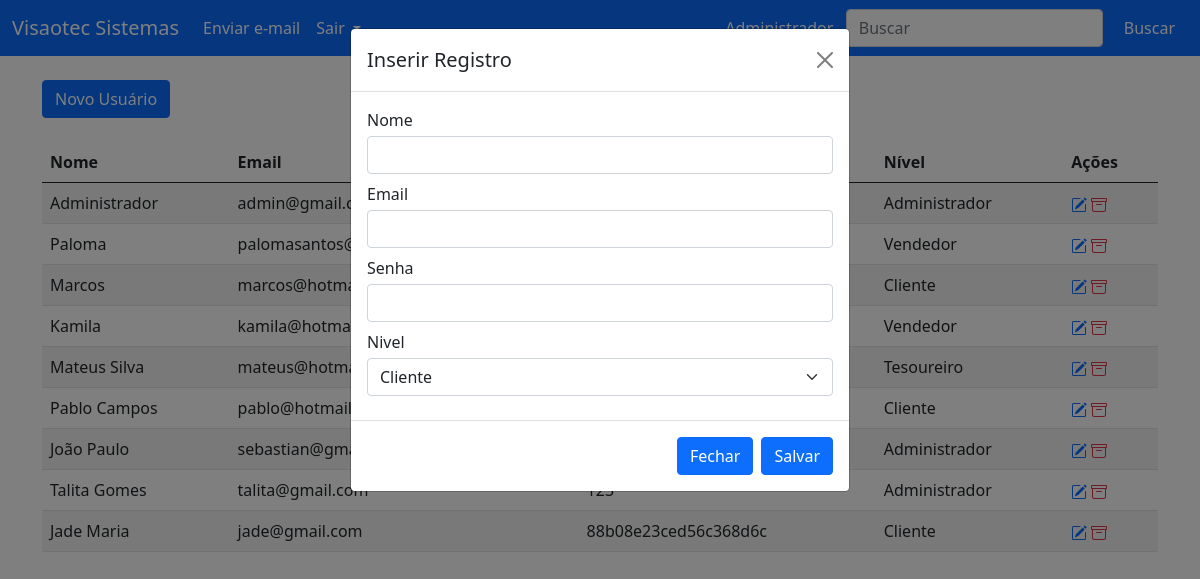
Page /painel-adm/index.php?funcao=novo (signed in) on the committed database.
### tables this page shows
CREATE TABLE `usuarios` (
  `id` int(11) NOT NULL,
  `nome` varchar(50) NOT NULL,
  `email` varchar(50) NOT NULL,
  `senha` varchar(20) NOT NULL,
  `nivel` varchar(30) NOT NULL
);

### painel-adm/index.php (the view, shortened to what this page needs)
<?php
require_once("../conexao.php");
?>
<!DOCTYPE html>
<html>
<head>
</head>
<link href="https://cdn.jsdelivr.net/npm/bootstrap@5.0.0-beta1/dist/css/bootstrap.min.css" rel="stylesheet">
<body>
	<nav class="navbar navbar-expand-lg navbar-light bg-primary">
		<div class="container-fluid text-white">
			<a class="navbar-brand text-white" href="index.php">Visaotec Sistemas</a>
			<div class="collapse navbar-collapse" id="navbarSupportedContent">
				<ul class="navbar-nav me-auto mb-2 mb-lg-0">
					<li class="nav-item">
						<a class="nav-link active text-white" href="../form/index.php">Enviar e-mail</a>
					</li>
					<li class="nav-item dropdown">
						<a class="nav-link active dropdown-toggle text-white" href="#" id="navbarDropdown" role="button" data-bs-toggle="dropdown" aria-expanded="false">
							Sair
						</a>
					</li>
				</ul>
				<form method="GET" class="d-flex">
					<input class="form-control me-2" type="search" placeholder="Buscar" aria-label="Search" name="txtBuscar">
					<button class="btn btn-outline-primary text-white" type="submit">Buscar</button>
				</form>
			</div>
		</div>
	</nav>
	<div class="container">
		<a href="index.php?funcao=novo" class="btn btn-primary mt-4" type="button">Novo Usuário</a>
		<?php
		$txtBuscar = '%' .@$_GET['txtBuscar']. '%';
		$query = $pdo->prepare("SELECT * FROM usuarios where nome LIKE :nome or email LIKE :email ");
		$query->bindValue(":email", $txtBuscar);
		$query->bindValue(":nome", $txtBuscar);
		$query->execute();
		$res = $query->fetchAll(PDO::FETCH_ASSOC);
		$total_reg = @count($res);
		if($total_reg > 0){
			?>
			<table class="table table-striped mt-4">
				<thead>
					<tr>
						<th scope="col">Nome</th>
						<th scope="col">Email</th>
						<th scope="col">Senha</th>
						<th scope="col">Nível</th>
						<th scope="col">Ações</th>
					</tr>
				</thead>
				<tbody>
					<?php
					for($i=0; $i < $total_reg; $i++){
						$nome = $res[$i]['nome'];
						$email = $res[$i]['email'];
						$senha = $res[$i]['senha'];
						$nivel = $res[$i]['nivel'];
						$id = $res[$i]['id'];
						?>
						<tr>
							<td><?php echo $nome ?></td>
							<td><?php echo $email ?></td>
							<td><?php echo $senha ?></td>
							<td><?php echo $nivel ?></td>
							<td>
								<a href="index.php?funcao=editar&id=<?php echo $id ?>" title="Editar Registro" class="mr-1" style="text-decoration: none">
								</a>
								<a href="index.php?funcao=deletar&id=<?php echo $id ?>" title="Deletar Registro" class="mr-1" style="text-decoration: none">
								</a>
							</td>
						</tr>
						<?php
					}
				}else{
					echo '<p class="mt-4">Não existem dados para serem exibidos</p>';
				}
				?>
			</tbody>
		</table>
	</div>
</body>
</html>
<div class="modal fade" id="modalCadastrar" tabindex="-1" data-bs-backdrop="static">
	<div class="modal-dialog">
		<div class="modal-content">
			<div class="modal-header">
				<?php
				if(@$_GET['funcao'] == 'editar'){
					$titulo_modal = "Editar Registro";
					$botao_modal = "btn-editar";
					$query = $pdo->query("SELECT * FROM usuarios where id = '$_GET[id]'");
					$res = $query->fetchAll(PDO::FETCH_ASSOC);
					$nome_ed = $res[0]['nome'];
					$email_ed = $res[0]['email'];
					$senha_ed = $res[0]['senha'];
					$nivel_ed = $res[0]['nivel'];
				}else{
					$titulo_modal = "Inserir Registro";
					$botao_modal = "btn-cadastrar";
				}
				?>
				<h5 class="modal-title"><?php echo $titulo_modal ?></h5>
				<button type="button" class="btn-close" data-bs-dismiss="modal" aria-label="Close"></button>
			</div>
			<form method="POST">
				<div class="modal-body">
					<div class="form-group mb-2">
						<label for="exampleInputEmail1">Nome</label>
						<input type="text" class="form-control mt-1" id="exampleInputEmail1" name="nomeCad" aria-describedby="emailHelp" required value="<?php echo @$nome_ed ?>">
					</div>
					<div class="form-group mb-2">
						<label for="exampleInputEmail1">Email </label>
						<input type="email" class="form-control mt-1" id="exampleInputEmail1" name="emailCad" aria-describedby="emailHelp" required value="<?php echo @$email_ed ?>">
					</div>
					<div class="form-group mb-2">
						<label for="exampleInputPassword1">Senha</label>
						<input type="password" class="form-control mt-1" name="senhaCad" id="exampleInputPassword1" required value="<?php echo @$senha_ed ?>">
					</div>
					<div class="form-group mb-2">
						<label for="exampleInputPassword1">Nivel</label>
						<select class="form-select mt-1" aria-label="Default select example" name="nivelCad">
							<option <?php if(@$nivel_ed == 'Cliente'){ ?> selected <?php } ?>  value="Cliente">Cliente</option>
						</select>
					</div>
				</div>
				<div class="modal-footer">
					<button type="button" class="btn btn-primary" data-bs-dismiss="modal">Fechar</button>
					<button name="<?php echo $botao_modal ?>" type="submit" class="btn btn-primary">Salvar</button>
				</div>
			</form>
		</div>
	</div>
</div>

### rows in the picture
usuarios: nome "Administrador", email "admin@gmail.com", nivel "Administrador"
usuarios: nome "Paloma", email "palomasantos@hotmail.com", nivel "Vendedor"
usuarios: nome "Marcos", email "marcos@hotmail.com", nivel "Cliente"
usuarios: nome "Kamila", email "kamila@hotmail.com", nivel "Vendedor"
usuarios: nome "Mateus Silva", email "mateus@hotmail.com", nivel "Tesoureiro"
usuarios: nome "Pablo Campos", email "pablo@hotmail.com", nivel "Cliente"
usuarios: nome "João Paulo", email "sebastian@gmail.com", nivel "Administrador"
usuarios: nome "Talita Gomes", email "talita@gmail.com", nivel "Administrador"
usuarios: nome "Jade Maria", email "jade@gmail.com", senha "88b08e23ced56c368d6c", nivel "Cliente"

### other values in the picture
$titulo_modal "Inserir Registro"
